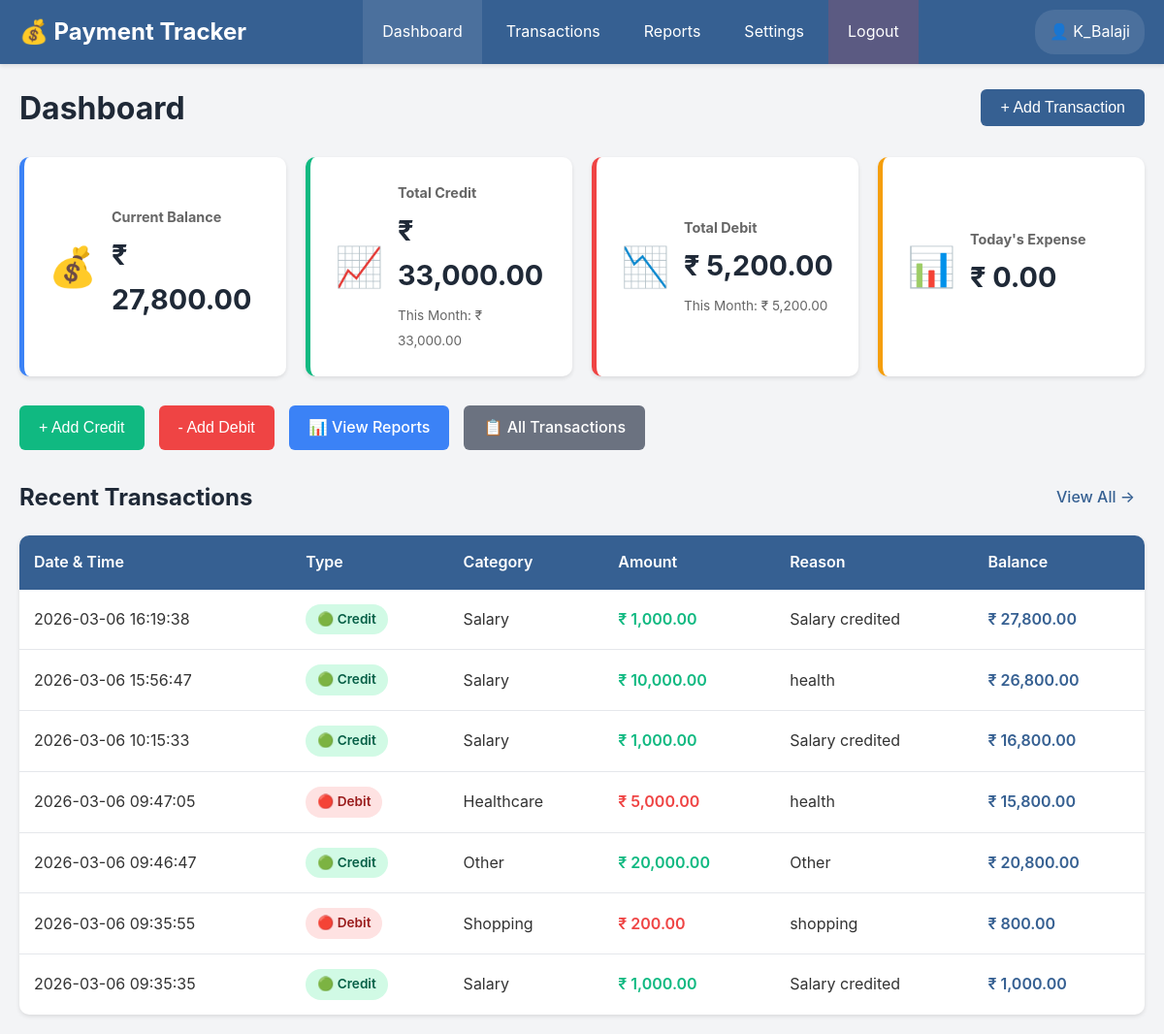
The page /dashboard (signed in) on the database as committed earlier.
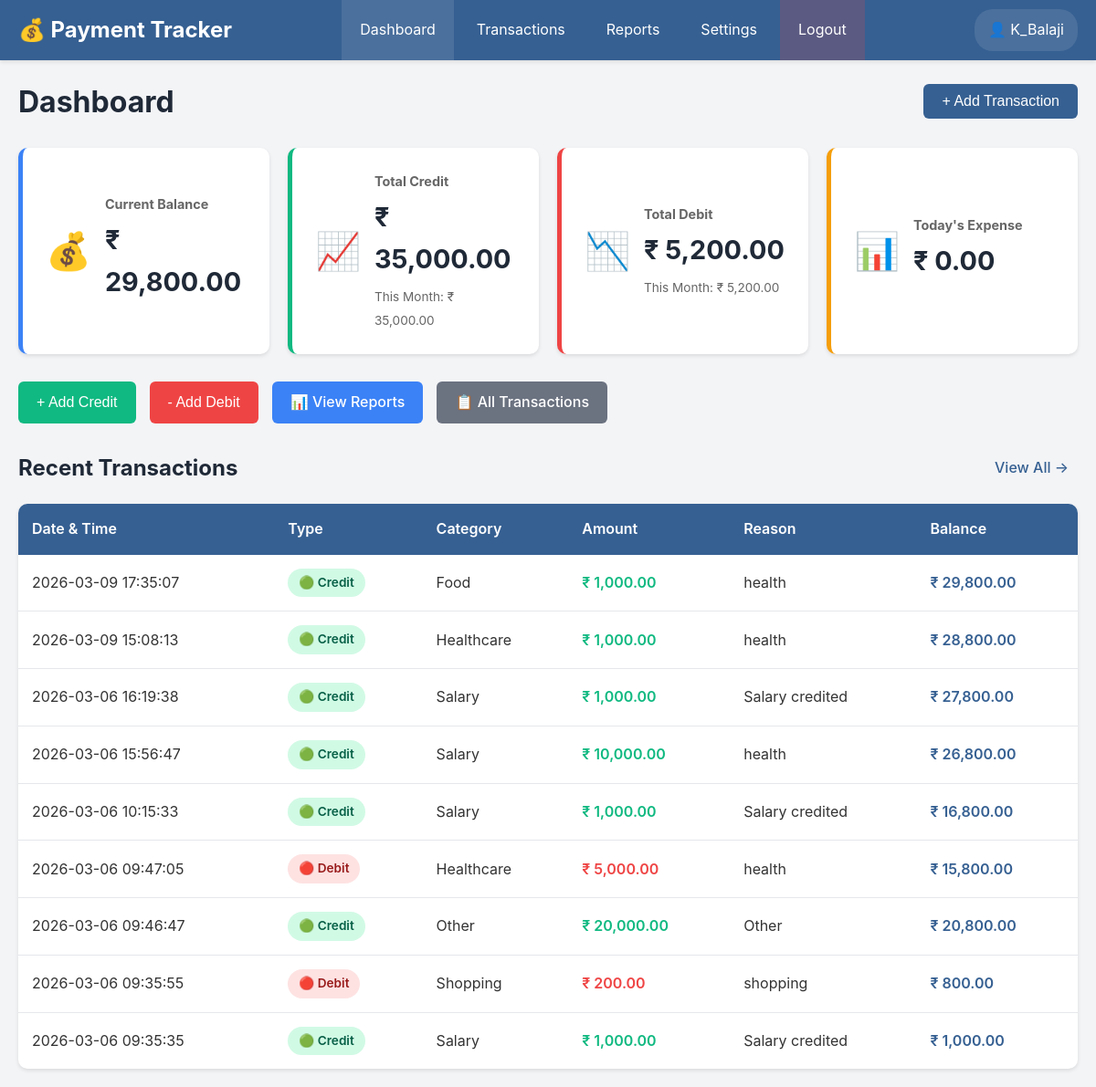
The same page on the database as committed later.
### tables this page shows
CREATE TABLE transactions (
            id INTEGER PRIMARY KEY AUTOINCREMENT,
            user_id INTEGER NOT NULL,
            type TEXT NOT NULL CHECK(type IN ('credit', 'debit')),
            amount REAL NOT NULL CHECK(amount > 0),
            category TEXT NOT NULL,
            reason TEXT,
            transaction_date DATETIME DEFAULT CURRENT_TIMESTAMP,
            balance_after REAL NOT NULL,
            FOREIGN KEY (user_id) REFERENCES users(id) ON DELETE CASCADE
        );

### app.py (the view)
@app.route('/dashboard')
@login_required
def dashboard():
    user_id = session['user_id']
    stats = get_summary_stats(user_id)
    recent_transactions = get_transactions(user_id, page=1, per_page=10)
    default_categories = ['Food', 'Travel', 'Shopping', 'Bills', 'Salary',
                         'Entertainment', 'Healthcare', 'Education', 'Other']
    user_categories = get_all_categories(user_id)
    all_categories = sorted(set(default_categories + user_categories))
    return render_template('dashboard.html',
                         stats=stats,
                         transactions=recent_transactions,
                         categories=all_categories,
                         currency=Config.CURRENCY_SYMBOL)

### app.py (called while the page is built)
def login_required(f):
    @wraps(f)
    def decorated_function(*args, **kwargs):
        if 'user_id' not in session:
            flash('Please login to access this page', 'warning')
            return redirect(url_for('login'))
        return f(*args, **kwargs)
    return decorated_function

### utils/db_helper.py (called while the page is built, shortened)
def get_db_connection():
    conn = sqlite3.connect(DATABASE_PATH)
    conn.row_factory = sqlite3.Row
    return conn

def get_user_balance(user_id: int) -> float:
    conn = get_db_connection()
    cursor = conn.cursor()
    cursor.execute('''
        SELECT COALESCE(SUM(amount), 0) FROM transactions
        WHERE user_id = ? AND type = 'credit'
    ''', (user_id,))
    credits = cursor.fetchone()[0]
    cursor.execute('''
        SELECT COALESCE(SUM(amount), 0) FROM transactions
        WHERE user_id = ? AND type = 'debit'
    ''', (user_id,))
    debits = cursor.fetchone()[0]
    conn.close()
    return credits - debits

def get_transactions(user_id: int, filters: Optional[Dict] = None,
                     page: int = 1, per_page: int = 20) -> List[Dict]:
    conn = get_db_connection()
    cursor = conn.cursor()
    query = 'SELECT * FROM transactions WHERE user_id = ?'
    params = [user_id]
    query += ' ORDER BY transaction_date DESC, id DESC'
    offset = (page - 1) * per_page
    query += f' LIMIT {per_page} OFFSET {offset}'
    cursor.execute(query, params)
    transactions = [dict(row) for row in cursor.fetchall()]
    conn.close()
    return transactions

def get_all_categories(user_id: int) -> List[str]:
    conn = get_db_connection()
    cursor = conn.cursor()
    cursor.execute('''
        SELECT DISTINCT category FROM transactions
        WHERE user_id = ?
        ORDER BY category
    ''', (user_id,))
    categories = [row['category'] for row in cursor.fetchall()]
    conn.close()
    return categories

### templates/dashboard.html (shortened to what this page needs)
{% extends "base.html" %}
{% block content %}
<div class="dashboard-container">
    <div class="dashboard-header">
        <h1>Dashboard</h1>
        <button class="btn btn-primary" onclick="openAddTransactionModal()">+ Add Transaction</button>
    </div>
    <div class="summary-cards">
        <div class="summary-card card-balance">
            <div class="card-icon">💰</div>
            <div class="card-content">
                <h3>Current Balance</h3>
                <p class="card-value">{{ currency }} {{ "{:,.2f}".format(stats.current_balance) }}</p>
            </div>
        </div>
        <div class="summary-card card-credit">
            <div class="card-icon">📈</div>
            <div class="card-content">
                <h3>Total Credit</h3>
                <p class="card-value">{{ currency }} {{ "{:,.2f}".format(stats.total_credit) }}</p>
                <small>This Month: {{ currency }} {{ "{:,.2f}".format(stats.month_credit) }}</small>
            </div>
        </div>
        <div class="summary-card card-debit">
            <div class="card-icon">📉</div>
            <div class="card-content">
                <h3>Total Debit</h3>
                <p class="card-value">{{ currency }} {{ "{:,.2f}".format(stats.total_debit) }}</p>
                <small>This Month: {{ currency }} {{ "{:,.2f}".format(stats.month_debit) }}</small>
            </div>
        </div>
        <div class="summary-card card-today">
            <div class="card-icon">📊</div>
            <div class="card-content">
                <h3>Today's Expense</h3>
                <p class="card-value">{{ currency }} {{ "{:,.2f}".format(stats.today_expense) }}</p>
            </div>
        </div>
    </div>
    <div class="quick-actions">
        <button class="btn btn-success" onclick="openAddTransactionModal('credit')">+ Add Credit</button>
        <button class="btn btn-danger" onclick="openAddTransactionModal('debit')">- Add Debit</button>
        <a href="{{ url_for('reports') }}" class="btn btn-info">📊 View Reports</a>
        <a href="{{ url_for('transactions_page') }}" class="btn btn-secondary">📋 All Transactions</a>
    </div>
    <div class="recent-transactions">
        <div class="section-header">
            <h2>Recent Transactions</h2>
            <a href="{{ url_for('transactions_page') }}" class="btn btn-link">View All →</a>
        </div>
        {% if transactions %}
        <div class="transaction-table-wrapper">
            <table class="transaction-table">
                <thead>
                    <tr>
                        <th>Date & Time</th>
                        <th>Type</th>
                        <th>Category</th>
                        <th>Amount</th>
                        <th>Reason</th>
                        <th>Balance</th>
                    </tr>
                </thead>
                <tbody>
                    {% for trans in transactions %}
                    <tr>
                        <td>{{ trans.transaction_date.split('.')[0] if '.' in trans.transaction_date else trans.transaction_date }}</td>
                        <td>
                            <span class="badge badge-{{ 'success' if trans.type == 'credit' else 'danger' }}">
                                {{ '🟢 Credit' if trans.type == 'credit' else '🔴 Debit' }}
                            </span>
                        </td>
                        <td>{{ trans.category }}</td>
                        <td class="amount-{{ trans.type }}">{{ currency }} {{ "{:,.2f}".format(trans.amount) }}</td>
                        <td class="reason-cell">{{ trans.reason or '-' }}</td>
                        <td class="balance-cell">{{ currency }} {{ "{:,.2f}".format(trans.balance_after) }}</td>
                    </tr>
                    {% endfor %}
                </tbody>
            </table>
        </div>
        {% else %}
        <div class="empty-state">
            <p>No transactions yet. Start by adding your first transaction!</p>
        </div>
        {% endif %}
    </div>
</div>
{% endblock %}

### templates/base.html (shortened to what this page needs)
<!DOCTYPE html>
<html lang="en">
<head>
    <link rel="stylesheet" href="{{ url_for('static', filename='css/style.css') }}">
    <link rel="stylesheet" href="{{ url_for('static', filename='css/responsive.css') }}">
</head>
<body>
    {% if session.user_id %}
    <nav class="navbar">
        <div class="nav-container">
            <div class="nav-brand">
                <h1>💰 Payment Tracker</h1>
            </div>
            <ul class="nav-menu" id="navMenu">
                <li><a href="{{ url_for('dashboard') }}" class="{% if request.endpoint == 'dashboard' %}active{% endif %}">Dashboard</a></li>
                <li><a href="{{ url_for('transactions_page') }}" class="{% if request.endpoint == 'transactions_page' %}active{% endif %}">Transactions</a></li>
                <li><a href="{{ url_for('reports') }}" class="{% if request.endpoint == 'reports' %}active{% endif %}">Reports</a></li>
                <li><a href="{{ url_for('settings') }}" class="{% if request.endpoint == 'settings' %}active{% endif %}">Settings</a></li>
                <li><a href="{{ url_for('logout') }}" class="logout-btn">Logout</a></li>
            </ul>
            <div class="nav-user">
                <span>👤 {{ session.username }}</span>
            </div>
        </div>
    </nav>
    {% endif %}
    <main class="main-content">
        {% block content %}{% endblock %}
    </main>
</body>
</html>

Rows that differ between the two databases and show on the page:
added transactions: type "🟢 Credit", currency "₹", amount "1,000.00", balance_after "29,800.00"
added transactions: type "🟢 Credit", currency "₹", amount "1,000.00", balance_after "28,800.00"
Other text that changed with them:
{{ "{:,.2f}".format(stats.current_balance) }}: "27,800.00" → "29,800.00"
{{ "{:,.2f}".format(stats.total_credit) }}: "33,000.00" → "35,000.00"
{{ "{:,.2f}".format(stats.month_credit) }}: "33,000.00" → "35,000.00"
